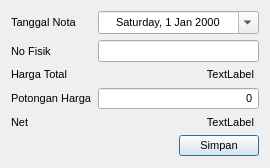
<?xml version="1.0" encoding="UTF-8"?>
<ui version="4.0">
 <class>PaymentEditDialog</class>
 <widget class="QDialog" name="PaymentEditDialog">
  <property name="geometry">
   <rect>
    <x>0</x>
    <y>0</y>
    <width>270</width>
    <height>168</height>
   </rect>
  </property>
  <property name="minimumSize">
   <size>
    <width>270</width>
    <height>168</height>
   </size>
  </property>
  <property name="font">
   <font>
    <pointsize>8</pointsize>
   </font>
  </property>
  <property name="windowTitle">
   <string>Ubah Nota</string>
  </property>
  <layout class="QFormLayout" name="formLayout">
   <item row="0" column="0">
    <widget class="QLabel" name="label1">
     <property name="text">
      <string>Tanggal Nota</string>
     </property>
    </widget>
   </item>
   <item row="1" column="0">
    <widget class="QLabel" name="label2">
     <property name="font">
      <font>
       <pointsize>8</pointsize>
      </font>
     </property>
     <property name="text">
      <string>No Fisik</string>
     </property>
    </widget>
   </item>
   <item row="1" column="1">
    <widget class="QLineEdit" name="lineEdit">
     <property name="enabled">
      <bool>true</bool>
     </property>
     <property name="font">
      <font>
       <pointsize>8</pointsize>
      </font>
     </property>
     <property name="alignment">
      <set>Qt::AlignCenter</set>
     </property>
     <property name="readOnly">
      <bool>false</bool>
     </property>
    </widget>
   </item>
   <item row="2" column="0">
    <widget class="QLabel" name="label3">
     <property name="sizePolicy">
      <sizepolicy hsizetype="Maximum" vsizetype="Preferred">
       <horstretch>0</horstretch>
       <verstretch>0</verstretch>
      </sizepolicy>
     </property>
     <property name="font">
      <font>
       <pointsize>8</pointsize>
      </font>
     </property>
     <property name="text">
      <string>Harga Total</string>
     </property>
    </widget>
   </item>
   <item row="2" column="1">
    <widget class="QLabel" name="labelTotal">
     <property name="font">
      <font>
       <pointsize>8</pointsize>
      </font>
     </property>
     <property name="text">
      <string>TextLabel</string>
     </property>
     <property name="alignment">
      <set>Qt::AlignRight|Qt::AlignTrailing|Qt::AlignVCenter</set>
     </property>
     <property name="indent">
      <number>5</number>
     </property>
    </widget>
   </item>
   <item row="3" column="0">
    <widget class="QLabel" name="label4">
     <property name="sizePolicy">
      <sizepolicy hsizetype="Maximum" vsizetype="Preferred">
       <horstretch>0</horstretch>
       <verstretch>0</verstretch>
      </sizepolicy>
     </property>
     <property name="font">
      <font>
       <pointsize>8</pointsize>
      </font>
     </property>
     <property name="text">
      <string>Potongan Harga</string>
     </property>
    </widget>
   </item>
   <item row="3" column="1">
    <widget class="QDoubleSpinBox" name="doubleSpinBox">
     <property name="sizePolicy">
      <sizepolicy hsizetype="Expanding" vsizetype="Fixed">
       <horstretch>0</horstretch>
       <verstretch>0</verstretch>
      </sizepolicy>
     </property>
     <property name="font">
      <font>
       <pointsize>8</pointsize>
      </font>
     </property>
     <property name="alignment">
      <set>Qt::AlignRight|Qt::AlignTrailing|Qt::AlignVCenter</set>
     </property>
     <property name="buttonSymbols">
      <enum>QAbstractSpinBox::NoButtons</enum>
     </property>
     <property name="showGroupSeparator" stdset="0">
      <bool>true</bool>
     </property>
     <property name="decimals">
      <number>0</number>
     </property>
     <property name="maximum">
      <double>999999999.000000000000000</double>
     </property>
     <property name="singleStep">
      <double>5000.000000000000000</double>
     </property>
     <property name="value">
      <double>0.000000000000000</double>
     </property>
    </widget>
   </item>
   <item row="4" column="0">
    <widget class="QLabel" name="label5">
     <property name="font">
      <font>
       <pointsize>8</pointsize>
      </font>
     </property>
     <property name="text">
      <string>Net</string>
     </property>
    </widget>
   </item>
   <item row="4" column="1">
    <widget class="QLabel" name="labelNet">
     <property name="font">
      <font>
       <pointsize>8</pointsize>
      </font>
     </property>
     <property name="text">
      <string>TextLabel</string>
     </property>
     <property name="alignment">
      <set>Qt::AlignRight|Qt::AlignTrailing|Qt::AlignVCenter</set>
     </property>
     <property name="margin">
      <number>1</number>
     </property>
     <property name="indent">
      <number>5</number>
     </property>
    </widget>
   </item>
   <item row="5" column="0" colspan="2">
    <widget class="QWidget" name="widget" native="true">
     <layout class="QHBoxLayout" name="horizontalLayout">
      <property name="leftMargin">
       <number>0</number>
      </property>
      <property name="topMargin">
       <number>0</number>
      </property>
      <property name="rightMargin">
       <number>0</number>
      </property>
      <property name="bottomMargin">
       <number>0</number>
      </property>
      <item>
       <spacer name="horizontalSpacer">
        <property name="orientation">
         <enum>Qt::Horizontal</enum>
        </property>
        <property name="sizeHint" stdset="0">
         <size>
          <width>40</width>
          <height>20</height>
         </size>
        </property>
       </spacer>
      </item>
      <item>
       <widget class="QPushButton" name="pushButton">
        <property name="font">
         <font>
          <pointsize>8</pointsize>
         </font>
        </property>
        <property name="toolTip">
         <string>Simpan sebagai draf</string>
        </property>
        <property name="text">
         <string>Simpan</string>
        </property>
       </widget>
      </item>
     </layout>
    </widget>
   </item>
   <item row="0" column="1">
    <widget class="QDateEdit" name="dateEdit">
     <property name="alignment">
      <set>Qt::AlignCenter</set>
     </property>
     <property name="displayFormat">
      <string>dddd, d MMM yyyy</string>
     </property>
     <property name="calendarPopup">
      <bool>true</bool>
     </property>
    </widget>
   </item>
  </layout>
 </widget>
 <tabstops>
  <tabstop>dateEdit</tabstop>
  <tabstop>lineEdit</tabstop>
  <tabstop>doubleSpinBox</tabstop>
  <tabstop>pushButton</tabstop>
 </tabstops>
 <resources/>
 <connections/>
 <slots>
  <slot>updateKembalian()</slot>
 </slots>
</ui>
